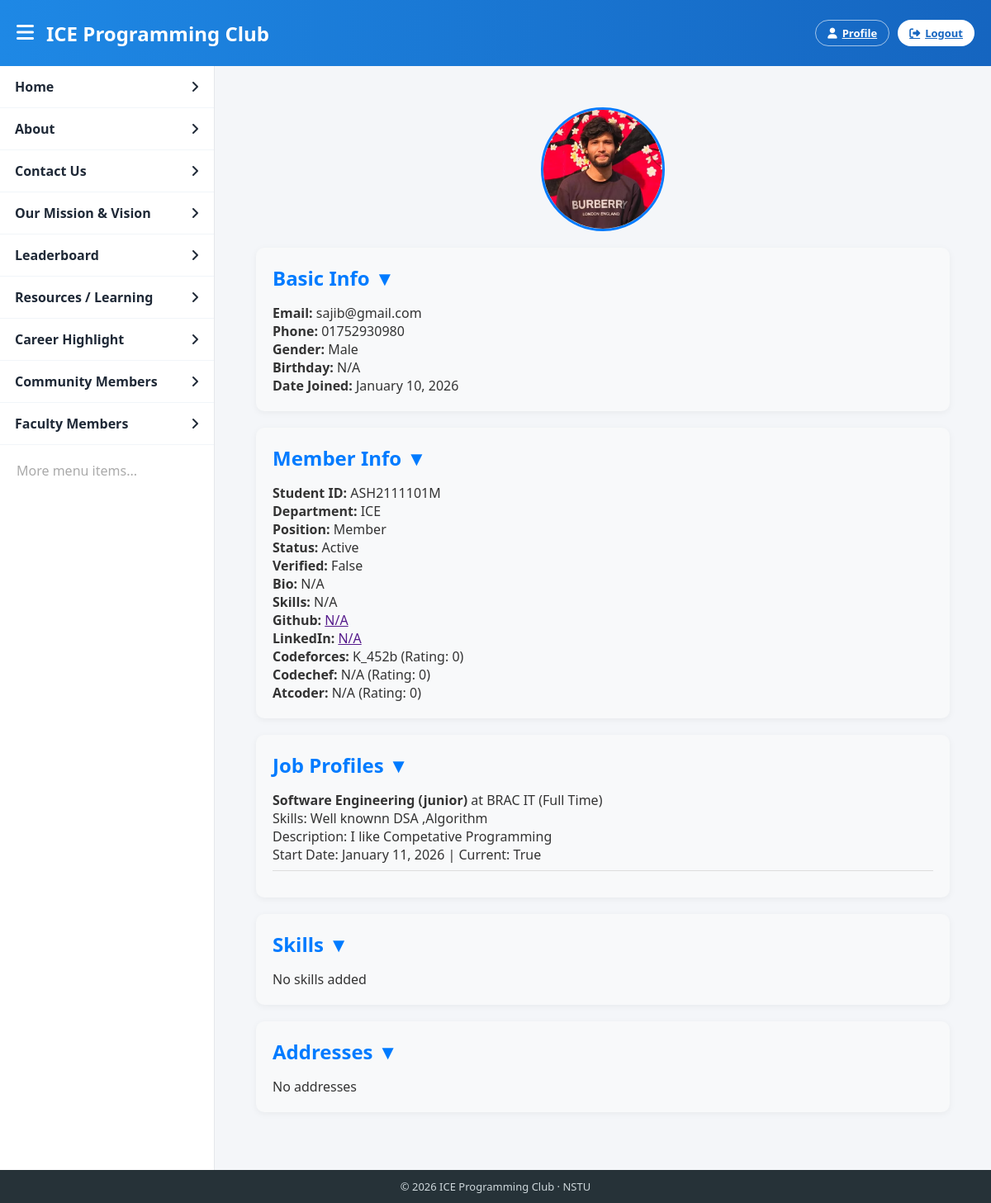
Before: /admin_user_details/14/ (signed in) with the older database file.
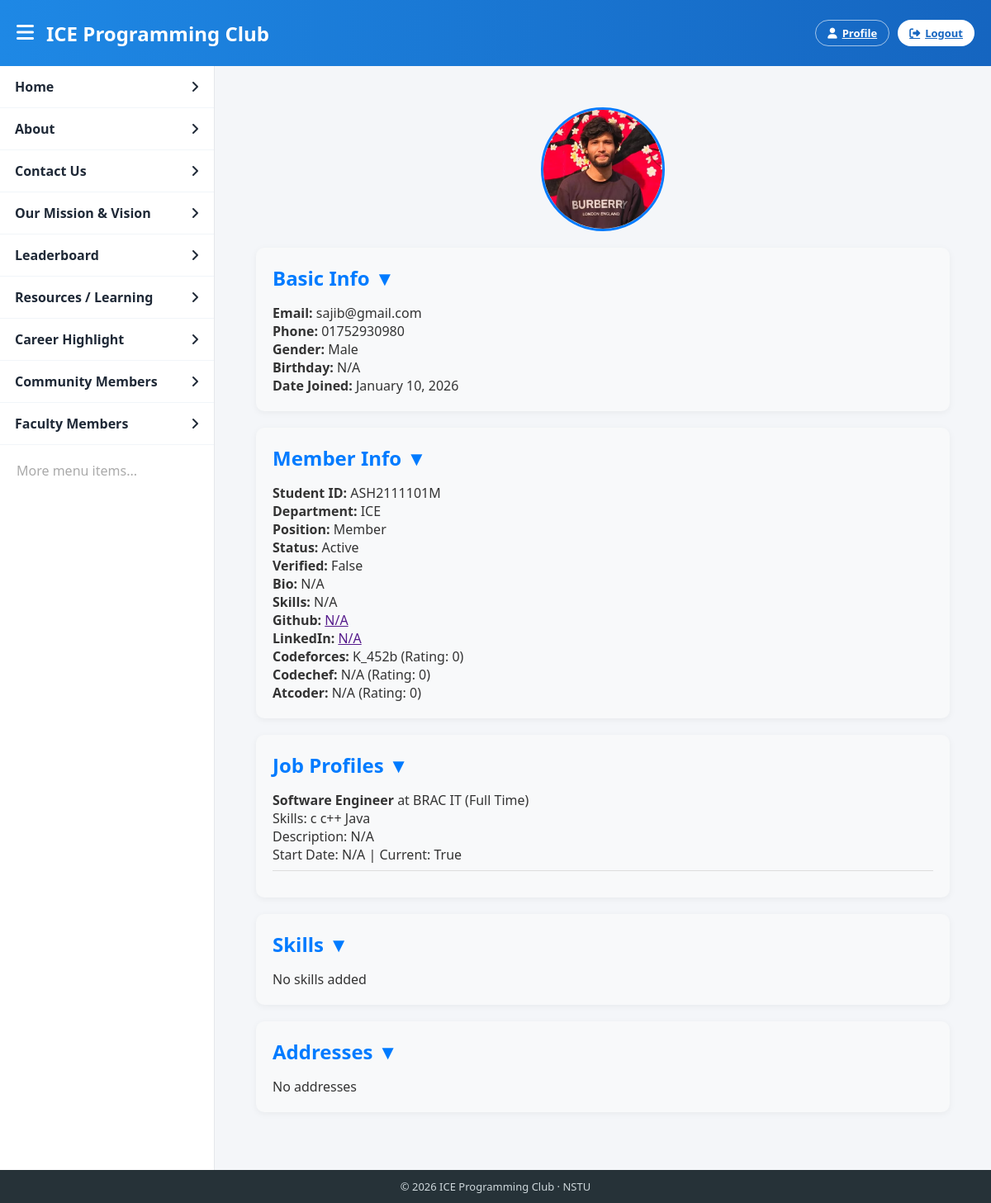
After: the same page with the newer database file.
### Core/models.py (models this page shows, shortened)
class JobProfile(models.Model):
    JOB_TYPE_CHOICES=[
        ('full_time','Full Time'),
        ('part_time','Part Time'),
        ('internship','Internship'),
        ('remote','Remote'),
        ('contract','Contract'),
    ]
    user = models.ForeignKey(
        get_user_model(),
        on_delete=models.CASCADE,
        related_name='job_profiles'
    )
    job_title = models.CharField(max_length=200)
    company_name = models.CharField(max_length=200)
    locrtion = models.CharField(max_length=200,blank=True)
    location = models.CharField(max_length=200, blank=True)
    job_type = models.CharField(
        max_length=20,
        choices=JOB_TYPE_CHOICES
    )
    skills = models.TextField(help_text="coma separated skills")
    description = models.TextField(blank = True)
    start_date = models.DateField(blank=True,null=True)
    is_current= models.BooleanField(default=True)
    created_at = models.DateTimeField(auto_now_add=True)

### Core/views.py (the view)
# urls.py: path('admin_user_details/<int:user_id>/', views.admin_user_detail, name='admin_user_detail'),
@staff_member_required
def admin_user_detail(request, user_id):
    user = get_object_or_404(CustomUser, id=user_id)
    member = Member.objects.filter(user=user).first()
    job_profiles = JobProfile.objects.filter(user=user)
    skills = UserSkill.objects.filter(user=user)
    addresses = UserAddress.objects.filter(user=user)
    return render(request, 'deshboard/admin_user_detail.html', {
        'user': user,
        'member': member,
        'job_profiles': job_profiles,
        'skills': skills,
        'addresses': addresses,
    })

### templates/deshboard/admin_user_detail.html (shortened to what the changed rows need)
{% extends "navbar.html" %}
{% load static %}
{% block content %}
<div class="profile-container">
    <div class="card">
        <h2 onclick="toggleCollapse('basic-info')">Basic Info ▼</h2>
    </div>
    {% if member %}
    <div class="card">
        <h2 onclick="toggleCollapse('member-info')">Member Info ▼</h2>
    </div>
    {% endif %}
    <div class="card">
        <h2 onclick="toggleCollapse('job-profiles')">Job Profiles ▼</h2>
        <div id="job-profiles" class="collapse-content">
            {% if job_profiles %}
            <ul>
                {% for job in job_profiles %}
                <li>
                    <strong>{{ job.job_title }}</strong> at {{ job.company_name }} ({{ job.get_job_type_display }})<br>
                    Skills: {{ job.skills }}<br>
                    Description: {{ job.description|default:"N/A" }}<br>
                    Start Date: {{ job.start_date|date:"F j, Y"|default:"N/A" }} | Current: {{ job.is_current }}
                </li>
                {% endfor %}
            </ul>
            {% else %}
            <p>No job profiles</p>
            {% endif %}
        </div>
    </div>
    <div class="card">
        <h2 onclick="toggleCollapse('skills')">Skills ▼</h2>
    </div>
    <div class="card">
        <h2 onclick="toggleCollapse('addresses')">Addresses ▼</h2>
    </div>
</div>
{% endblock %}

Changed rows visible on the page:
removed JobProfile: job_title "Software Engineering (junior)", company_name "BRAC IT", job_type "Full Time", skills "Well knownn DSA ,Algorithm", description "I like Competative Programming", start_date "January 11, 2026", is_current "True"
added JobProfile: job_title "Software Engineer", company_name "BRAC IT", job_type "Full Time", skills "c c++ Java", description "N/A", start_date "N/A", is_current "True"
